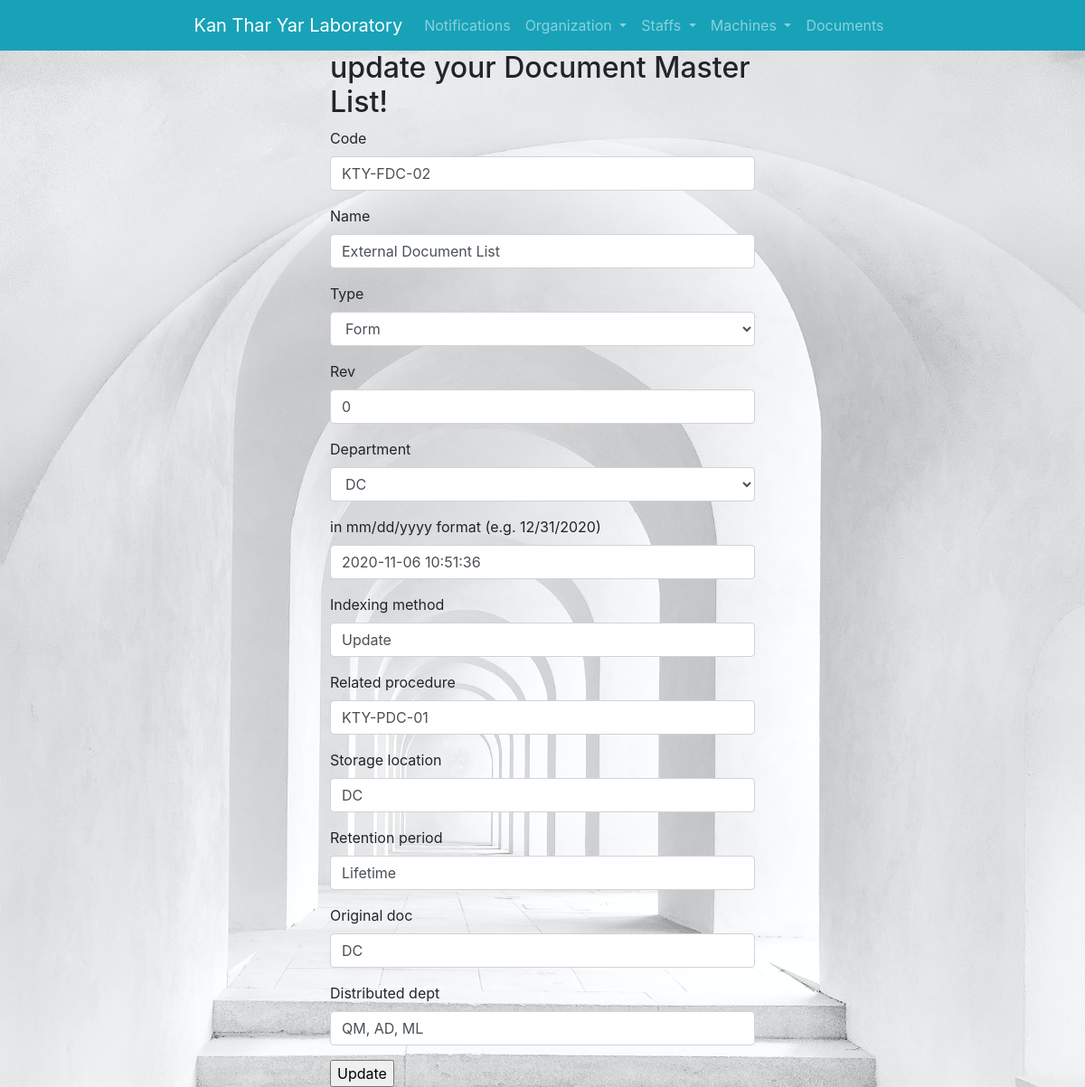
Before: /documents/document_master/5/update/ with the older database file.
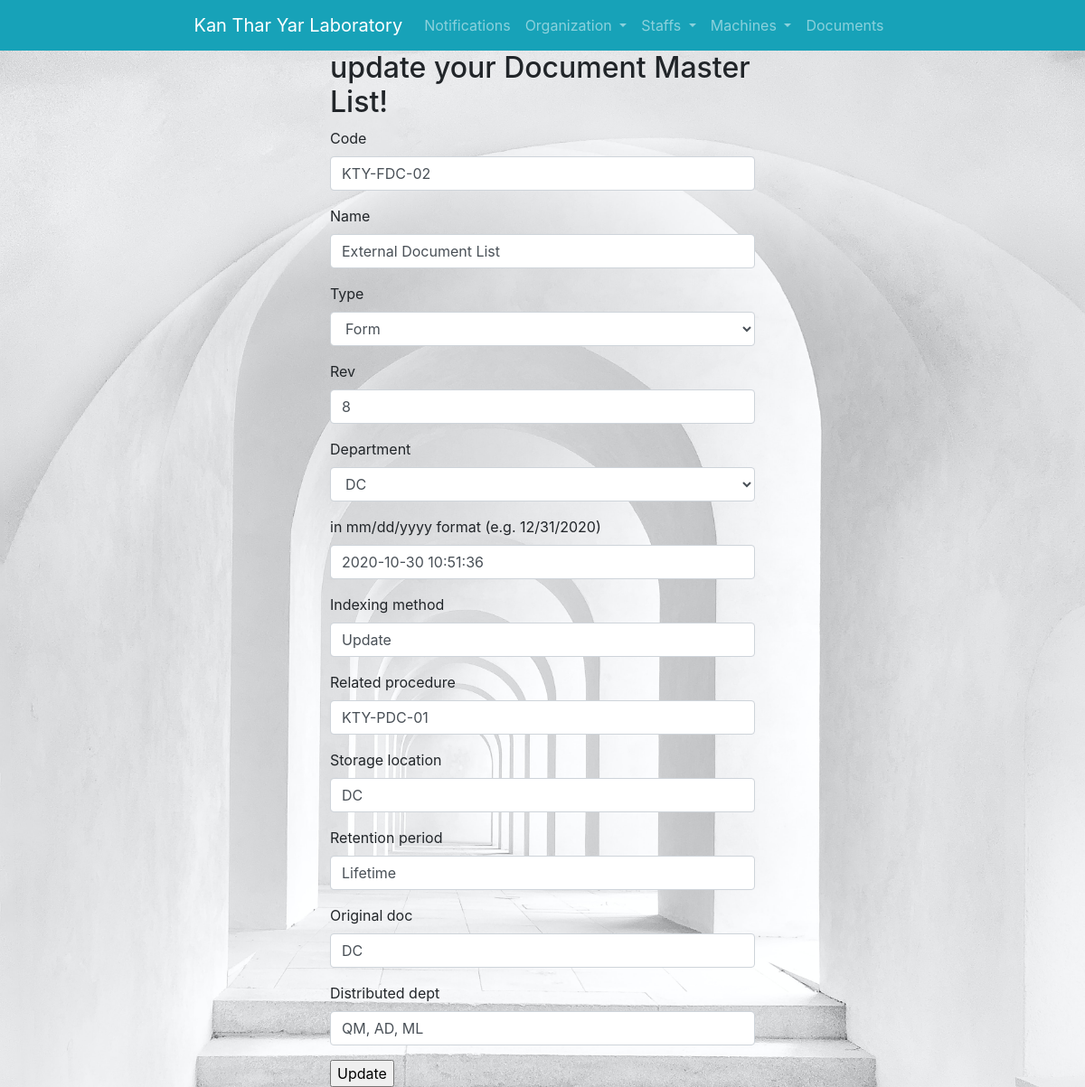
After: the same page with the newer database file.
### documents/models.py (models this page shows, shortened)
class documents(models.Model):
    DEPARTMENTS = (('DC', 'DC'), ('QMS', 'QMS'), ('AD', 'AD'), ('ML', 'ML'),)
    DOC_TYPES = (('Manual', 'Manual'), ('Procedure', 'Procedure'), ('Form', 'Form'), ('WI', 'WI'), ('Others', 'Others'),)
    code = models.CharField(max_length=100, blank=True, null=True)
    name = models.CharField(max_length=100, blank=True, null=True)
    type = models.CharField(max_length=100, blank=True, null=True, choices=DOC_TYPES)
    rev = models.CharField(max_length=100, blank=True, null=True)
    department = models.CharField(max_length=100, blank=True, null=True, choices=DEPARTMENTS)
    issued_date = models.DateTimeField(' in mm/dd/yyyy format (e.g. 12/31/2020)',
                                       auto_now_add=False, auto_now=False,blank=True, null=True)
    indexing_method = models.CharField(max_length=100, blank=True, null=True)
    related_procedure = models.CharField(max_length=100, blank=True, null=True)
    storage_location = models.CharField(max_length=100, blank=True, null=True)
    retention_period = models.CharField(max_length=100, blank=True, null=True)
    original_doc = models.CharField(max_length=100, blank=True, null=True)
    distributed_dept = models.CharField(max_length=100, blank=True, null=True)

### documents/views.py (the view)
# urls.py: path('document_master/<int:pk>/update/', views.document_master_update.as_view(),  name="document_master_update"),
class document_master_update(UpdateView):
    template_name = 'documents/doc_master/document_master_update.html'
    model = documents
    fields = '__all__'
    success_url = reverse_lazy('documents:show_dm')

### documents/templates/documents/doc_master/document_master_update.html
{% extends 'base_layout.html' %}
{% block content %}
{% load crispy_forms_tags %}
    <div class="container" style="width:500px">
        <h2>update your Document Master List!</h2>
        <form method="post">{% csrf_token %}
            {{ form|crispy }}
        <input type="submit" value="Update">
        </form>
    </div>
{% endblock %}

Changed rows visible on the page:
changed documents "KTY-FDC-02": rev "0" → "8"; issued_date "2020-11-06 10:51:36" → "2020-10-30 10:51:36"
